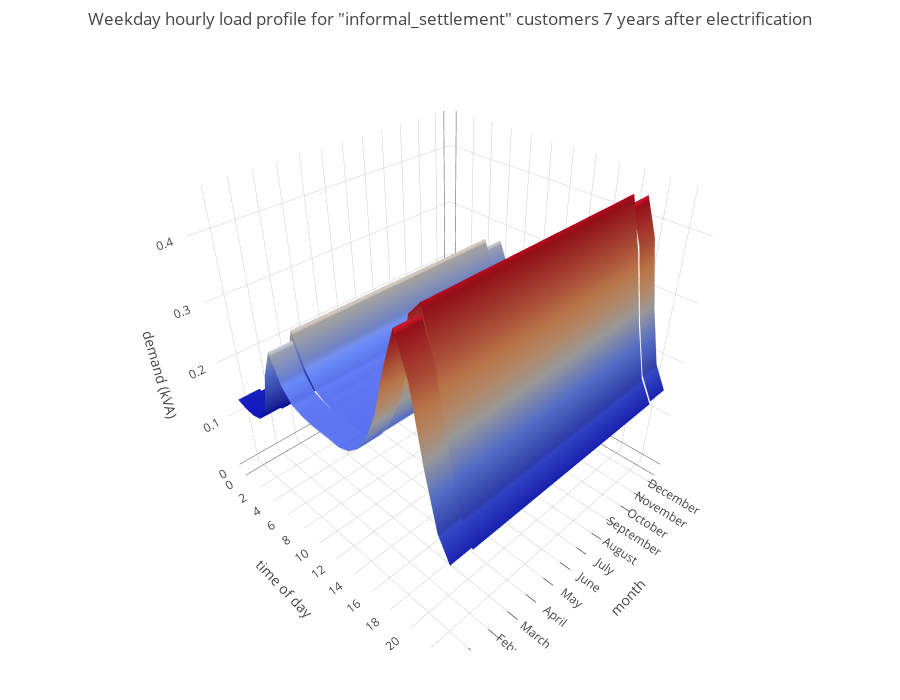

This figure's notebook cell:
### Code cell
eh.plotHourlyProfiles('informal_settlement', model = 'expert')

### Figure 1 — Plotly figure (JSON) as saved in the notebook; plotly's stock layout.template omitted (floating-point values rounded to 4 significant figures)
{"data": [{"hoverinfo": "name+text", "name": "December", "showscale": false, "text": [["0h00<br /> 0.132 kVA"], ["1h00<br /> 0.127 kVA"], ["2h00<br /> 0.125 kVA"], ["3h00<br /> 0.130 kVA"], ["4h00<br /> 0.157 kVA"], ["5h00<br /> 0.230 kVA"], ["6h00<br /> 0.277 kVA"], ["7h00<br /> 0.233 kVA"], ["8h00<br /> 0.212 kVA"], ["9h00<br /> 0.206 kVA"], ["10h00<br /> 0.203 kVA"], ["11h00<br /> 0.203 kVA"], ["12h00<br /> 0.203 kVA"], ["13h00<br /> 0.202 kVA"], ["14h00<br /> 0.208 kVA"], ["15h00<br /> 0.224 kVA"], ["16h00<br /> 0.254 kVA"], ["17h00<br /> 0.301 kVA"], ["18h00<br /> 0.374 kVA"], ["19h00<br /> 0.432 kVA"], ["20h00<br /> 0.378 kVA"], ["21h00<br /> 0.272 kVA"], ["22h00<br /> 0.187 kVA"], ["23h00<br /> 0.150 kVA"]], "type": "surface", "x": [[0, 1], [0, 1], [0, 1], [0, 1], [0, 1], [0, 1], [0, 1], [0, 1], [0, 1], [0, 1], [0, 1], [0, 1], [0, 1], [0, 1], [0, 1], [0, 1], [0, 1], [0, 1], [0, 1], [0, 1], [0, 1], [0, 1], [0, 1], [0, 1]], "y": [[0, 0], [1, 1], [2, 2], [3, 3], [4, 4], [5, 5], [6, 6], [7, 7], [8, 8], [9, 9], [10, 10], [11, 11], [12, 12], [13, 13], [14, 14], [15, 15], [16, 16], [17, 17], [18, 18], [19, 19], [20, 20], [21, 21], [22, 22], [23, 23]], "z": [[0.132, 0.132], [0.127, 0.127], [0.125, 0.125], [0.13, 0.13], [0.157, 0.157], [0.23, 0.23], [0.277, 0.277], [0.233, 0.233], [0.212, 0.212], [0.206, 0.206], [0.203, 0.203], [0.203, 0.203], [0.203, 0.203], [0.202, 0.202], [0.208, 0.208], [0.224, 0.224], [0.254, 0.254], [0.301, 0.301], [0.374, 0.374], [0.432, 0.432], [0.378, 0.378], [0.272, 0.272], [0.187, 0.187], [0.15, 0.15]]}, {"hoverinfo": "name+text", "name": "November", "showscale": false, "text": [["0h00<br /> 0.127 kVA"], ["1h00<br /> 0.122 kVA"], ["2h00<br /> 0.122 kVA"], ["3h00<br /> 0.127 kVA"], ["4h00<br /> 0.157 kVA"], ["5h00<br /> 0.232 kVA"], ["6h00<br /> 0.293 kVA"], ["7h00<br /> 0.245 kVA"], ["8h00<br /> 0.216 kVA"], ["9h00<br /> 0.207 kVA"], ["10h00<br /> 0.203 kVA"], ["11h00<br /> 0.202 kVA"], ["12h00<br /> 0.201 kVA"], ["13h00<br /> 0.200 kVA"], ["14h00<br /> 0.207 kVA"], ["15h00<br /> 0.226 kVA"], ["16h00<br /> 0.261 kVA"], ["17h00<br /> 0.323 kVA"], ["18h00<br /> 0.423 kVA"], ["19h00<br /> 0.445 kVA"], ["20h00<br /> 0.368 kVA"], ["21h00<br /> 0.264 kVA"], ["22h00<br /> 0.181 kVA"], ["23h00<br /> 0.145 kVA"]], "type": "surface", "x": [[1, 2], [1, 2], [1, 2], [1, 2], [1, 2], [1, 2], [1, 2], [1, 2], [1, 2], [1, 2], [1, 2], [1, 2], [1, 2], [1, 2], [1, 2], [1, 2], [1, 2], [1, 2], [1, 2], [1, 2], [1, 2], [1, 2], [1, 2], [1, 2]], "y": [[0, 0], [1, 1], [2, 2], [3, 3], [4, 4], [5, 5], [6, 6], [7, 7], [8, 8], [9, 9], [10, 10], [11, 11], [12, 12], [13, 13], [14, 14], [15, 15], [16, 16], [17, 17], [18, 18], [19, 19], [20, 20], [21, 21], [22, 22], [23, 23]], "z": [[0.127, 0.127], [0.122, 0.122], [0.122, 0.122], [0.127, 0.127], [0.157, 0.157], [0.232, 0.232], [0.293, 0.293], [0.245, 0.245], [0.216, 0.216], [0.207, 0.207], [0.203, 0.203], [0.202, 0.202], [0.201, 0.201], [0.2, 0.2], [0.207, 0.207], [0.226, 0.226], [0.261, 0.261], [0.323, 0.323], [0.423, 0.423], [0.445, 0.445], [0.368, 0.368], [0.264, 0.264], [0.181, 0.181], [0.145, 0.145]]}, {"hoverinfo": "name+text", "name": "October", "showscale": false, "text": [["0h00<br /> 0.127 kVA"], ["1h00<br /> 0.122 kVA"], ["2h00<br /> 0.122 kVA"], ["3h00<br /> 0.127 kVA"], ["4h00<br /> 0.157 kVA"], ["5h00<br /> 0.232 kVA"], ["6h00<br /> 0.293 kVA"], ["7h00<br /> 0.245 kVA"], ["8h00<br /> 0.216 kVA"], ["9h00<br /> 0.207 kVA"], ["10h00<br /> 0.203 kVA"], ["11h00<br /> 0.202 kVA"], ["12h00<br /> 0.201 kVA"], ["13h00<br /> 0.200 kVA"], ["14h00<br /> 0.207 kVA"], ["15h00<br /> 0.226 kVA"], ["16h00<br /> 0.261 kVA"], ["17h00<br /> 0.323 kVA"], ["18h00<br /> 0.423 kVA"], ["19h00<br /> 0.445 kVA"], ["20h00<br /> 0.368 kVA"], ["21h00<br /> 0.264 kVA"], ["22h00<br /> 0.181 kVA"], ["23h00<br /> 0.145 kVA"]], "type": "surface", "x": [[2, 3], [2, 3], [2, 3], [2, 3], [2, 3], [2, 3], [2, 3], [2, 3], [2, 3], [2, 3], [2, 3], [2, 3], [2, 3], [2, 3], [2, 3], [2, 3], [2, 3], [2, 3], [2, 3], [2, 3], [2, 3], [2, 3], [2, 3], [2, 3]], "y": [[0, 0], [1, 1], [2, 2], [3, 3], [4, 4], [5, 5], [6, 6], [7, 7], [8, 8], [9, 9], [10, 10], [11, 11], [12, 12], [13, 13], [14, 14], [15, 15], [16, 16], [17, 17], [18, 18], [19, 19], [20, 20], [21, 21], [22, 22], [23, 23]], "z": [[0.127, 0.127], [0.122, 0.122], [0.122, 0.122], [0.127, 0.127], [0.157, 0.157], [0.232, 0.232], [0.293, 0.293], [0.245, 0.245], [0.216, 0.216], [0.207, 0.207], [0.203, 0.203], [0.202, 0.202], [0.201, 0.201], [0.2, 0.2], [0.207, 0.207], [0.226, 0.226], [0.261, 0.261], [0.323, 0.323], [0.423, 0.423], [0.445, 0.445], [0.368, 0.368], [0.264, 0.264], [0.181, 0.181], [0.145, 0.145]]}, {"hoverinfo": "name+text", "name": "September", "showscale": false, "text": [["0h00<br /> 0.127 kVA"], ["1h00<br /> 0.122 kVA"], ["2h00<br /> 0.122 kVA"], ["3h00<br /> 0.127 kVA"], ["4h00<br /> 0.157 kVA"], ["5h00<br /> 0.232 kVA"], ["6h00<br /> 0.293 kVA"], ["7h00<br /> 0.245 kVA"], ["8h00<br /> 0.216 kVA"], ["9h00<br /> 0.207 kVA"], ["10h00<br /> 0.203 kVA"], ["11h00<br /> 0.202 kVA"], ["12h00<br /> 0.201 kVA"], ["13h00<br /> 0.200 kVA"], ["14h00<br /> 0.207 kVA"], ["15h00<br /> 0.226 kVA"], ["16h00<br /> 0.261 kVA"], ["17h00<br /> 0.323 kVA"], ["18h00<br /> 0.423 kVA"], ["19h00<br /> 0.445 kVA"], ["20h00<br /> 0.368 kVA"], ["21h00<br /> 0.264 kVA"], ["22h00<br /> 0.181 kVA"], ["23h00<br /> 0.145 kVA"]], "type": "surface", "x": [[3, 4], [3, 4], [3, 4], [3, 4], [3, 4], [3, 4], [3, 4], [3, 4], [3, 4], [3, 4], [3, 4], [3, 4], [3, 4], [3, 4], [3, 4], [3, 4], [3, 4], [3, 4], [3, 4], [3, 4], [3, 4], [3, 4], [3, 4], [3, 4]], "y": [[0, 0], [1, 1], [2, 2], [3, 3], [4, 4], [5, 5], [6, 6], [7, 7], [8, 8], [9, 9], [10, 10], [11, 11], [12, 12], [13, 13], [14, 14], [15, 15], [16, 16], [17, 17], [18, 18], [19, 19], [20, 20], [21, 21], [22, 22], [23, 23]], "z": [[0.127, 0.127], [0.122, 0.122], [0.122, 0.122], [0.127, 0.127], [0.157, 0.157], [0.232, 0.232], [0.293, 0.293], [0.245, 0.245], [0.216, 0.216], [0.207, 0.207], [0.203, 0.203], [0.202, 0.202], [0.201, 0.201], [0.2, 0.2], [0.207, 0.207], [0.226, 0.226], [0.261, 0.261], [0.323, 0.323], [0.423, 0.423], [0.445, 0.445], [0.368, 0.368], [0.264, 0.264], [0.181, 0.181], [0.145, 0.145]]}, {"hoverinfo": "name+text", "name": "August", "showscale": false, "text": [["0h00<br /> 0.127 kVA"], ["1h00<br /> 0.122 kVA"], ["2h00<br /> 0.122 kVA"], ["3h00<br /> 0.127 kVA"], ["4h00<br /> 0.157 kVA"], ["5h00<br /> 0.232 kVA"], ["6h00<br /> 0.293 kVA"], ["7h00<br /> 0.245 kVA"], ["8h00<br /> 0.216 kVA"], ["9h00<br /> 0.207 kVA"], ["10h00<br /> 0.203 kVA"], ["11h00<br /> 0.202 kVA"], ["12h00<br /> 0.201 kVA"], ["13h00<br /> 0.200 kVA"], ["14h00<br /> 0.207 kVA"], ["15h00<br /> 0.226 kVA"], ["16h00<br /> 0.261 kVA"], ["17h00<br /> 0.323 kVA"], ["18h00<br /> 0.423 kVA"], ["19h00<br /> 0.445 kVA"], ["20h00<br /> 0.368 kVA"], ["21h00<br /> 0.264 kVA"], ["22h00<br /> 0.181 kVA"], ["23h00<br /> 0.145 kVA"]], "type": "surface", "x": [[4, 5], [4, 5], [4, 5], [4, 5], [4, 5], [4, 5], [4, 5], [4, 5], [4, 5], [4, 5], [4, 5], [4, 5], [4, 5], [4, 5], [4, 5], [4, 5], [4, 5], [4, 5], [4, 5], [4, 5], [4, 5], [4, 5], [4, 5], [4, 5]], "y": [[0, 0], [1, 1], [2, 2], [3, 3], [4, 4], [5, 5], [6, 6], [7, 7], [8, 8], [9, 9], [10, 10], [11, 11], [12, 12], [13, 13], [14, 14], [15, 15], [16, 16], [17, 17], [18, 18], [19, 19], [20, 20], [21, 21], [22, 22], [23, 23]], "z": [[0.127, 0.127], [0.122, 0.122], [0.122, 0.122], [0.127, 0.127], [0.157, 0.157], [0.232, 0.232], [0.293, 0.293], [0.245, 0.245], [0.216, 0.216], [0.207, 0.207], [0.203, 0.203], [0.202, 0.202], [0.201, 0.201], [0.2, 0.2], [0.207, 0.207], [0.226, 0.226], [0.261, 0.261], [0.323, 0.323], [0.423, 0.423], [0.445, 0.445], [0.368, 0.368], [0.264, 0.264], [0.181, 0.181], [0.145, 0.145]]}, {"hoverinfo": "name+text", "name": "July", "showscale": false, "text": [["0h00<br /> 0.127 kVA"], ["1h00<br /> 0.122 kVA"], ["2h00<br /> 0.122 kVA"], ["3h00<br /> 0.127 kVA"], ["4h00<br /> 0.157 kVA"], ["5h00<br /> 0.232 kVA"], ["6h00<br /> 0.293 kVA"], ["7h00<br /> 0.245 kVA"], ["8h00<br /> 0.216 kVA"], ["9h00<br /> 0.207 kVA"], ["10h00<br /> 0.203 kVA"], ["11h00<br /> 0.202 kVA"], ["12h00<br /> 0.201 kVA"], ["13h00<br /> 0.200 kVA"], ["14h00<br /> 0.207 kVA"], ["15h00<br /> 0.226 kVA"], ["16h00<br /> 0.261 kVA"], ["17h00<br /> 0.323 kVA"], ["18h00<br /> 0.423 kVA"], ["19h00<br /> 0.445 kVA"], ["20h00<br /> 0.368 kVA"], ["21h00<br /> 0.264 kVA"], ["22h00<br /> 0.181 kVA"], ["23h00<br /> 0.145 kVA"]], "type": "surface", "x": [[5, 6], [5, 6], [5, 6], [5, 6], [5, 6], [5, 6], [5, 6], [5, 6], [5, 6], [5, 6], [5, 6], [5, 6], [5, 6], [5, 6], [5, 6], [5, 6], [5, 6], [5, 6], [5, 6], [5, 6], [5, 6], [5, 6], [5, 6], [5, 6]], "y": [[0, 0], [1, 1], [2, 2], [3, 3], [4, 4], [5, 5], [6, 6], [7, 7], [8, 8], [9, 9], [10, 10], [11, 11], [12, 12], [13, 13], [14, 14], [15, 15], [16, 16], [17, 17], [18, 18], [19, 19], [20, 20], [21, 21], [22, 22], [23, 23]], "z": [[0.127, 0.127], [0.122, 0.122], [0.122, 0.122], [0.127, 0.127], [0.157, 0.157], [0.232, 0.232], [0.293, 0.293], [0.245, 0.245], [0.216, 0.216], [0.207, 0.207], [0.203, 0.203], [0.202, 0.202], [0.201, 0.201], [0.2, 0.2], [0.207, 0.207], [0.226, 0.226], [0.261, 0.261], [0.323, 0.323], [0.423, 0.423], [0.445, 0.445], [0.368, 0.368], [0.264, 0.264], [0.181, 0.181], [0.145, 0.145]]}, {"hoverinfo": "name+text", "name": "June", "showscale": false, "text": [["0h00<br /> 0.127 kVA"], ["1h00<br /> 0.122 kVA"], ["2h00<br /> 0.122 kVA"], ["3h00<br /> 0.127 kVA"], ["4h00<br /> 0.157 kVA"], ["5h00<br /> 0.232 kVA"], ["6h00<br /> 0.293 kVA"], ["7h00<br /> 0.245 kVA"], ["8h00<br /> 0.216 kVA"], ["9h00<br /> 0.207 kVA"], ["10h00<br /> 0.203 kVA"], ["11h00<br /> 0.202 kVA"], ["12h00<br /> 0.201 kVA"], ["13h00<br /> 0.200 kVA"], ["14h00<br /> 0.207 kVA"], ["15h00<br /> 0.226 kVA"], ["16h00<br /> 0.261 kVA"], ["17h00<br /> 0.323 kVA"], ["18h00<br /> 0.423 kVA"], ["19h00<br /> 0.445 kVA"], ["20h00<br /> 0.368 kVA"], ["21h00<br /> 0.264 kVA"], ["22h00<br /> 0.181 kVA"], ["23h00<br /> 0.145 kVA"]], "type": "surface", "x": [[6, 7], [6, 7], [6, 7], [6, 7], [6, 7], [6, 7], [6, 7], [6, 7], [6, 7], [6, 7], [6, 7], [6, 7], [6, 7], [6, 7], [6, 7], [6, 7], [6, 7], [6, 7], [6, 7], [6, 7], [6, 7], [6, 7], [6, 7], [6, 7]], "y": [[0, 0], [1, 1], [2, 2], [3, 3], [4, 4], [5, 5], [6, 6], [7, 7], [8, 8], [9, 9], [10, 10], [11, 11], [12, 12], [13, 13], [14, 14], [15, 15], [16, 16], [17, 17], [18, 18], [19, 19], [20, 20], [21, 21], [22, 22], [23, 23]], "z": [[0.127, 0.127], [0.122, 0.122], [0.122, 0.122], [0.127, 0.127], [0.157, 0.157], [0.232, 0.232], [0.293, 0.293], [0.245, 0.245], [0.216, 0.216], [0.207, 0.207], [0.203, 0.203], [0.202, 0.202], [0.201, 0.201], [0.2, 0.2], [0.207, 0.207], [0.226, 0.226], [0.261, 0.261], [0.323, 0.323], [0.423, 0.423], [0.445, 0.445], [0.368, 0.368], [0.264, 0.264], [0.181, 0.181], [0.145, 0.145]]}, {"hoverinfo": "name+text", "name": "May", "showscale": false, "text": [["0h00<br /> 0.127 kVA"], ["1h00<br /> 0.122 kVA"], ["2h00<br /> 0.122 kVA"], ["3h00<br /> 0.127 kVA"], ["4h00<br /> 0.157 kVA"], ["5h00<br /> 0.232 kVA"], ["6h00<br /> 0.293 kVA"], ["7h00<br /> 0.245 kVA"], ["8h00<br /> 0.216 kVA"], ["9h00<br /> 0.207 kVA"], ["10h00<br /> 0.203 kVA"], ["11h00<br /> 0.202 kVA"], ["12h00<br /> 0.201 kVA"], ["13h00<br /> 0.200 kVA"], ["14h00<br /> 0.207 kVA"], ["15h00<br /> 0.226 kVA"], ["16h00<br /> 0.261 kVA"], ["17h00<br /> 0.323 kVA"], ["18h00<br /> 0.423 kVA"], ["19h00<br /> 0.445 kVA"], ["20h00<br /> 0.368 kVA"], ["21h00<br /> 0.264 kVA"], ["22h00<br /> 0.181 kVA"], ["23h00<br /> 0.145 kVA"]], "type": "surface", "x": [[7, 8], [7, 8], [7, 8], [7, 8], [7, 8], [7, 8], [7, 8], [7, 8], [7, 8], [7, 8], [7, 8], [7, 8], [7, 8], [7, 8], [7, 8], [7, 8], [7, 8], [7, 8], [7, 8], [7, 8], [7, 8], [7, 8], [7, 8], [7, 8]], "y": [[0, 0], [1, 1], [2, 2], [3, 3], [4, 4], [5, 5], [6, 6], [7, 7], [8, 8], [9, 9], [10, 10], [11, 11], [12, 12], [13, 13], [14, 14], [15, 15], [16, 16], [17, 17], [18, 18], [19, 19], [20, 20], [21, 21], [22, 22], [23, 23]], "z": [[0.127, 0.127], [0.122, 0.122], [0.122, 0.122], [0.127, 0.127], [0.157, 0.157], [0.232, 0.232], [0.293, 0.293], [0.245, 0.245], [0.216, 0.216], [0.207, 0.207], [0.203, 0.203], [0.202, 0.202], [0.201, 0.201], [0.2, 0.2], [0.207, 0.207], [0.226, 0.226], [0.261, 0.261], [0.323, 0.323], [0.423, 0.423], [0.445, 0.445], [0.368, 0.368], [0.264, 0.264], [0.181, 0.181], [0.145, 0.145]]}, {"hoverinfo": "name+text", "name": "April", "showscale": false, "text": [["0h00<br /> 0.127 kVA"], ["1h00<br /> 0.122 kVA"], ["2h00<br /> 0.122 kVA"], ["3h00<br /> 0.127 kVA"], ["4h00<br /> 0.157 kVA"], ["5h00<br /> 0.232 kVA"], ["6h00<br /> 0.293 kVA"], ["7h00<br /> 0.245 kVA"], ["8h00<br /> 0.216 kVA"], ["9h00<br /> 0.207 kVA"], ["10h00<br /> 0.203 kVA"], ["11h00<br /> 0.202 kVA"], ["12h00<br /> 0.201 kVA"], ["13h00<br /> 0.200 kVA"], ["14h00<br /> 0.207 kVA"], ["15h00<br /> 0.226 kVA"], ["16h00<br /> 0.261 kVA"], ["17h00<br /> 0.323 kVA"], ["18h00<br /> 0.423 kVA"], ["19h00<br /> 0.445 kVA"], ["20h00<br /> 0.368 kVA"], ["21h00<br /> 0.264 kVA"], ["22h00<br /> 0.181 kVA"], ["23h00<br /> 0.145 kVA"]], "type": "surface", "x": [[8, 9], [8, 9], [8, 9], [8, 9], [8, 9], [8, 9], [8, 9], [8, 9], [8, 9], [8, 9], [8, 9], [8, 9], [8, 9], [8, 9], [8, 9], [8, 9], [8, 9], [8, 9], [8, 9], [8, 9], [8, 9], [8, 9], [8, 9], [8, 9]], "y": [[0, 0], [1, 1], [2, 2], [3, 3], [4, 4], [5, 5], [6, 6], [7, 7], [8, 8], [9, 9], [10, 10], [11, 11], [12, 12], [13, 13], [14, 14], [15, 15], [16, 16], [17, 17], [18, 18], [19, 19], [20, 20], [21, 21], [22, 22], [23, 23]], "z": [[0.127, 0.127], [0.122, 0.122], [0.122, 0.122], [0.127, 0.127], [0.157, 0.157], [0.232, 0.232], [0.293, 0.293], [0.245, 0.245], [0.216, 0.216], [0.207, 0.207], [0.203, 0.203], [0.202, 0.202], [0.201, 0.201], [0.2, 0.2], [0.207, 0.207], [0.226, 0.226], [0.261, 0.261], [0.323, 0.323], [0.423, 0.423], [0.445, 0.445], [0.368, 0.368], [0.264, 0.264], [0.181, 0.181], [0.145, 0.145]]}, {"hoverinfo": "name+text", "name": "March", "showscale": false, "text": [["0h00<br /> 0.127 kVA"], ["1h00<br /> 0.122 kVA"], ["2h00<br /> 0.122 kVA"], ["3h00<br /> 0.127 kVA"], ["4h00<br /> 0.157 kVA"], ["5h00<br /> 0.232 kVA"], ["6h00<br /> 0.293 kVA"], ["7h00<br /> 0.245 kVA"], ["8h00<br /> 0.216 kVA"], ["9h00<br /> 0.207 kVA"], ["10h00<br /> 0.203 kVA"], ["11h00<br /> 0.202 kVA"], ["12h00<br /> 0.201 kVA"], ["13h00<br /> 0.200 kVA"], ["14h00<br /> 0.207 kVA"], ["15h00<br /> 0.226 kVA"], ["16h00<br /> 0.261 kVA"], ["17h00<br /> 0.323 kVA"], ["18h00<br /> 0.423 kVA"], ["19h00<br /> 0.445 kVA"], ["20h00<br /> 0.368 kVA"], ["21h00<br /> 0.264 kVA"], ["22h00<br /> 0.181 kVA"], ["23h00<br /> 0.145 kVA"]], "type": "surface", "x": [[9, 10], [9, 10], [9, 10], [9, 10], [9, 10], [9, 10], [9, 10], [9, 10], [9, 10], [9, 10], [9, 10], [9, 10], [9, 10], [9, 10], [9, 10], [9, 10], [9, 10], [9, 10], [9, 10], [9, 10], [9, 10], [9, 10], [9, 10], [9, 10]], "y": [[0, 0], [1, 1], [2, 2], [3, 3], [4, 4], [5, 5], [6, 6], [7, 7], [8, 8], [9, 9], [10, 10], [11, 11], [12, 12], [13, 13], [14, 14], [15, 15], [16, 16], [17, 17], [18, 18], [19, 19], [20, 20], [21, 21], [22, 22], [23, 23]], "z": [[0.127, 0.127], [0.122, 0.122], [0.122, 0.122], [0.127, 0.127], [0.157, 0.157], [0.232, 0.232], [0.293, 0.293], [0.245, 0.245], [0.216, 0.216], [0.207, 0.207], [0.203, 0.203], [0.202, 0.202], [0.201, 0.201], [0.2, 0.2], [0.207, 0.207], [0.226, 0.226], [0.261, 0.261], [0.323, 0.323], [0.423, 0.423], [0.445, 0.445], [0.368, 0.368], [0.264, 0.264], [0.181, 0.181], [0.145, 0.145]]}, {"hoverinfo": "name+text", "name": "February", "showscale": false, "text": [["0h00<br /> 0.127 kVA"], ["1h00<br /> 0.122 kVA"], ["2h00<br /> 0.122 kVA"], ["3h00<br /> 0.127 kVA"], ["4h00<br /> 0.157 kVA"], ["5h00<br /> 0.232 kVA"], ["6h00<br /> 0.293 kVA"], ["7h00<br /> 0.245 kVA"], ["8h00<br /> 0.216 kVA"], ["9h00<br /> 0.207 kVA"], ["10h00<br /> 0.203 kVA"], ["11h00<br /> 0.202 kVA"], ["12h00<br /> 0.201 kVA"], ["13h00<br /> 0.200 kVA"], ["14h00<br /> 0.207 kVA"], ["15h00<br /> 0.226 kVA"], ["16h00<br /> 0.261 kVA"], ["17h00<br /> 0.323 kVA"], ["18h00<br /> 0.423 kVA"], ["19h00<br /> 0.445 kVA"], ["20h00<br /> 0.368 kVA"], ["21h00<br /> 0.264 kVA"], ["22h00<br /> 0.181 kVA"], ["23h00<br /> 0.145 kVA"]], "type": "surface", "x": [[10, 11], [10, 11], [10, 11], [10, 11], [10, 11], [10, 11], [10, 11], [10, 11], [10, 11], [10, 11], [10, 11], [10, 11], [10, 11], [10, 11], [10, 11], [10, 11], [10, 11], [10, 11], [10, 11], [10, 11], [10, 11], [10, 11], [10, 11], [10, 11]], "y": [[0, 0], [1, 1], [2, 2], [3, 3], [4, 4], [5, 5], [6, 6], [7, 7], [8, 8], [9, 9], [10, 10], [11, 11], [12, 12], [13, 13], [14, 14], [15, 15], [16, 16], [17, 17], [18, 18], [19, 19], [20, 20], [21, 21], [22, 22], [23, 23]], "z": [[0.127, 0.127], [0.122, 0.122], [0.122, 0.122], [0.127, 0.127], [0.157, 0.157], [0.232, 0.232], [0.293, 0.293], [0.245, 0.245], [0.216, 0.216], [0.207, 0.207], [0.203, 0.203], [0.202, 0.202], [0.201, 0.201], [0.2, 0.2], [0.207, 0.207], [0.226, 0.226], [0.261, 0.261], [0.323, 0.323], [0.423, 0.423], [0.445, 0.445], [0.368, 0.368], [0.264, 0.264], [0.181, 0.181], [0.145, 0.145]]}, {"hoverinfo": "name+text", "name": "January", "showscale": false, "text": [["0h00<br /> 0.132 kVA"], ["1h00<br /> 0.127 kVA"], ["2h00<br /> 0.125 kVA"], ["3h00<br /> 0.130 kVA"], ["4h00<br /> 0.157 kVA"], ["5h00<br /> 0.230 kVA"], ["6h00<br /> 0.277 kVA"], ["7h00<br /> 0.233 kVA"], ["8h00<br /> 0.212 kVA"], ["9h00<br /> 0.206 kVA"], ["10h00<br /> 0.203 kVA"], ["11h00<br /> 0.203 kVA"], ["12h00<br /> 0.203 kVA"], ["13h00<br /> 0.202 kVA"], ["14h00<br /> 0.208 kVA"], ["15h00<br /> 0.224 kVA"], ["16h00<br /> 0.254 kVA"], ["17h00<br /> 0.301 kVA"], ["18h00<br /> 0.374 kVA"], ["19h00<br /> 0.432 kVA"], ["20h00<br /> 0.378 kVA"], ["21h00<br /> 0.272 kVA"], ["22h00<br /> 0.187 kVA"], ["23h00<br /> 0.150 kVA"]], "type": "surface", "x": [[11, 12], [11, 12], [11, 12], [11, 12], [11, 12], [11, 12], [11, 12], [11, 12], [11, 12], [11, 12], [11, 12], [11, 12], [11, 12], [11, 12], [11, 12], [11, 12], [11, 12], [11, 12], [11, 12], [11, 12], [11, 12], [11, 12], [11, 12], [11, 12]], "y": [[0, 0], [1, 1], [2, 2], [3, 3], [4, 4], [5, 5], [6, 6], [7, 7], [8, 8], [9, 9], [10, 10], [11, 11], [12, 12], [13, 13], [14, 14], [15, 15], [16, 16], [17, 17], [18, 18], [19, 19], [20, 20], [21, 21], [22, 22], [23, 23]], "z": [[0.132, 0.132], [0.127, 0.127], [0.125, 0.125], [0.13, 0.13], [0.157, 0.157], [0.23, 0.23], [0.277, 0.277], [0.233, 0.233], [0.212, 0.212], [0.206, 0.206], [0.203, 0.203], [0.203, 0.203], [0.203, 0.203], [0.202, 0.202], [0.208, 0.208], [0.224, 0.224], [0.254, 0.254], [0.301, 0.301], [0.374, 0.374], [0.432, 0.432], [0.378, 0.378], [0.272, 0.272], [0.187, 0.187], [0.15, 0.15]]}], "layout": {"height": 700, "margin": {"b": 50, "l": 50, "pad": 10, "r": 50, "t": 50}, "scene": {"xaxis": {"ticktext": ["December", "November", "October", "September", "August", "July", "June", "May", "April", "March", "February", "January"], "tickvals": [0.5, 1.5, 2.5, 3.5, 4.5, 5.5, 6.5, 7.5, 8.5, 9.5, 10.5, 11.5], "tickwidth": 1.5, "title": "month", "type": "category"}, "yaxis": {"tickvals": [0, 2, 4, 6, 8, 10, 12, 14, 16, 18, 20, 22], "title": "time of day"}, "zaxis": {"rangemode": "tozero", "tickvals": [0, 0.1, 0.2, 0.3, 0.4], "title": "demand (kVA)"}}, "title": "Weekday hourly load profile for \"informal_settlement\" customers 7 years after electrification"}}
